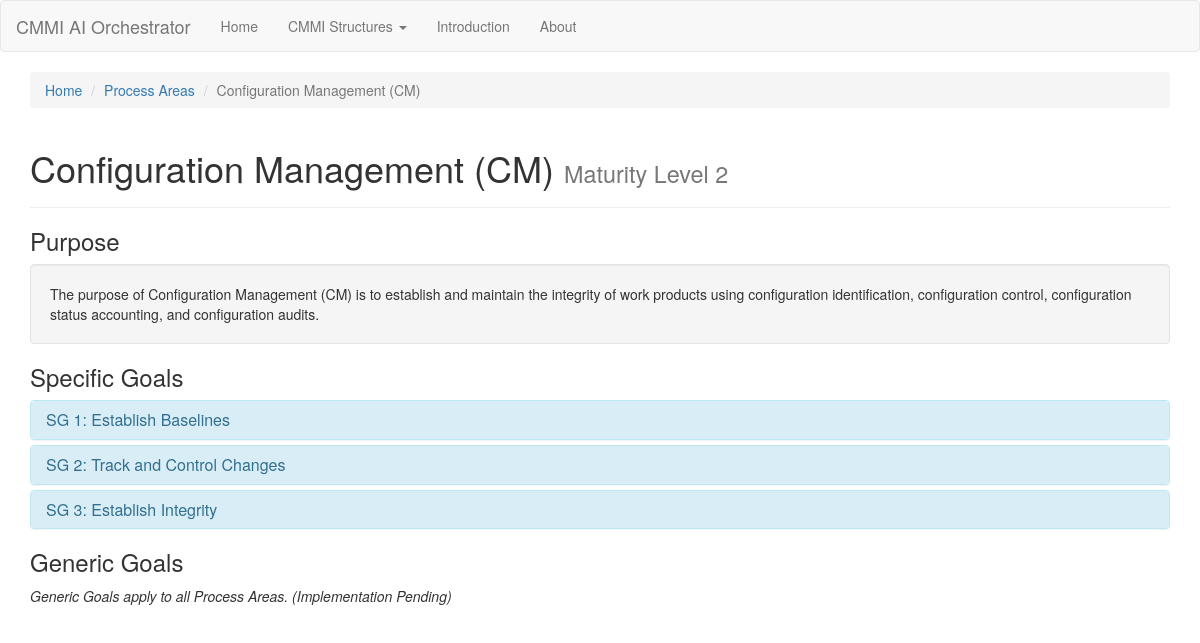
Screenshot of /process_area/1 with the database file from the repository.
### app/models.py (models this page shows, shortened)
class ProcessArea(db.Model):
    __tablename__ = 'process_areas'
    id = db.Column(db.Integer, primary_key=True)
    name = db.Column(db.String(255))
    purpose = db.Column(db.Text)
    maturity_level_id = db.Column(db.Integer, db.ForeignKey('maturity_levels.id'))
    process_area_category_id = db.Column(db.Integer, db.ForeignKey('process_area_categories.id'))
    created_at = db.Column(db.DateTime, default=datetime.utcnow)
    updated_at = db.Column(db.DateTime, default=datetime.utcnow, onupdate=datetime.utcnow)
    specific_goals = db.relationship('SpecificGoal', backref='process_area', lazy='dynamic')
    generic_practice_elaborations = db.relationship('GenericPracticeElaboration', backref='process_area', lazy='dynamic')

class MaturityLevel(db.Model):
    __tablename__ = 'maturity_levels'
    id = db.Column(db.Integer, primary_key=True)
    name = db.Column(db.String(255))
    description = db.Column(db.Text)
    created_at = db.Column(db.DateTime, default=datetime.utcnow)
    updated_at = db.Column(db.DateTime, default=datetime.utcnow, onupdate=datetime.utcnow)
    process_areas = db.relationship('ProcessArea', backref='maturity_level', lazy='dynamic')

class SpecificGoal(db.Model):
    __tablename__ = 'specific_goals'
    id = db.Column(db.Integer, primary_key=True)
    name = db.Column(db.String(255))
    description = db.Column(db.Text)
    process_area_id = db.Column(db.Integer, db.ForeignKey('process_areas.id'))
    created_at = db.Column(db.DateTime, default=datetime.utcnow)
    updated_at = db.Column(db.DateTime, default=datetime.utcnow, onupdate=datetime.utcnow)
    specific_practices = db.relationship('SpecificPractice', backref='specific_goal', lazy='dynamic')

### app/routes.py (the view)
@bp.route('/process_area/<int:pa_id>')
def process_area_detail(pa_id):
    from app.models import ProcessArea
    pa = ProcessArea.query.get_or_404(pa_id)
    return render_template('process_area_detail.html', result=pa)

### app/templates/process_area_detail.html (shortened to what this page needs)
{% extends "base.html" %}
{% block app_content %}
<ol class="breadcrumb">
    <li><a href="{{ url_for('main.home') }}">Home</a></li>
    <li><a href="{{ url_for('main.process_areas') }}">Process Areas</a></li>
    <li class="active">{{ result.name }}</li>
</ol>
<div class="page-header">
    <h1>{{ result.name }} <small>Maturity Level {{ result.maturity_level.id }}</small></h1>
</div>
<h3>Purpose</h3>
<div class="well">
    {{ result.purpose }}
</div>
<h3>Specific Goals</h3>
{% if result.specific_goals.count() > 0 %}
<div class="panel-group" id="accordion" role="tablist" aria-multiselectable="true">
    {% for sg in result.specific_goals %}
    <div class="panel panel-info">
        <div class="panel-heading" role="tab" id="heading{{ sg.id }}">
            <h4 class="panel-title">
                <a role="button" data-toggle="collapse" data-parent="#accordion" href="#collapse{{ sg.id }}"
                    aria-expanded="False" aria-controls="collapse{{ sg.id }}">
                    {{ sg.name }}
                </a>
            </h4>
        </div>
    </div>
    {% endfor %}
</div>
{% else %}
<p>No Specific Goals found.</p>
{% endif %}
<h3>Generic Goals</h3>
<p><em>Generic Goals apply to all Process Areas. (Implementation Pending)</em></p>
{% endblock %}

### rows the page displays
ProcessArea: name "Configuration Management (CM)", purpose "The purpose of Configuration Management (CM) is to establish and maintain the integrity of work products using configuration identification, configuration control, configuration status accounting, and configuration audits."
MaturityLevel: maturity_level.id "2"
SpecificGoal: name "SG 1: Establish Baselines"
SpecificGoal: name "SG 2: Track and Control Changes"
SpecificGoal: name "SG 3: Establish Integrity"
